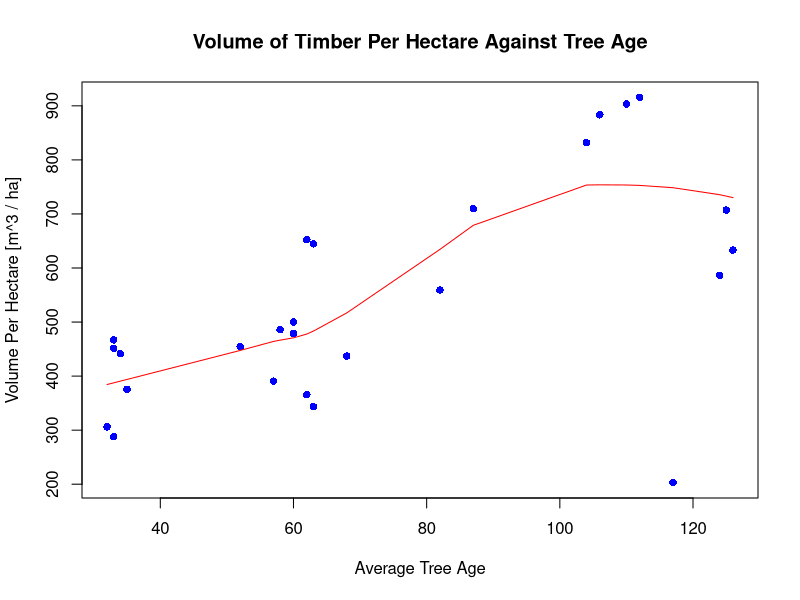
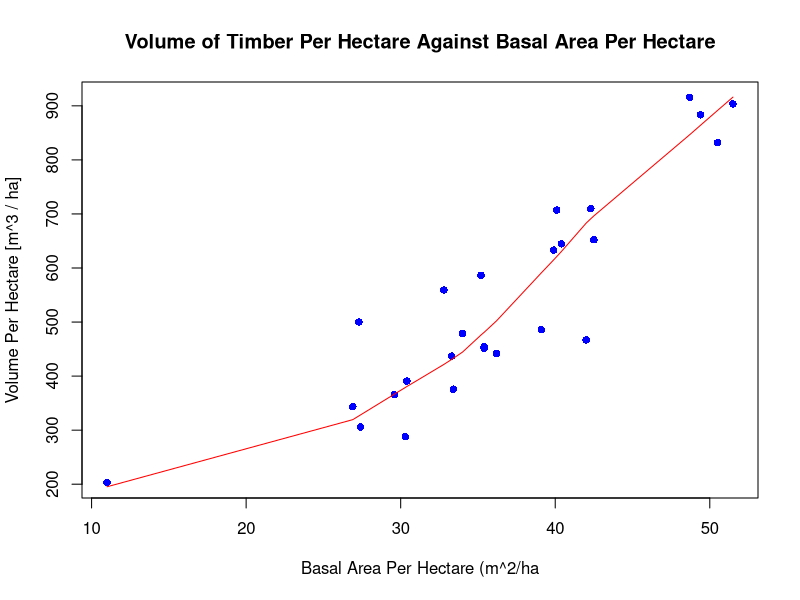
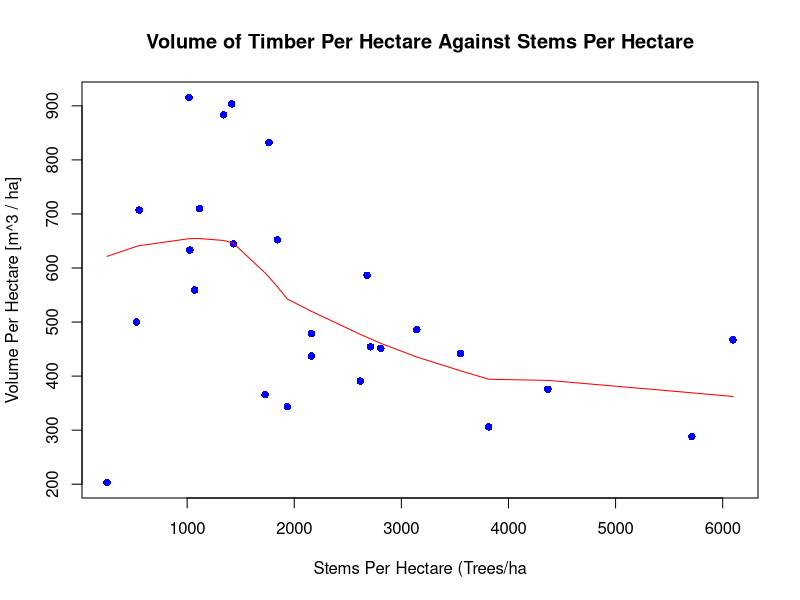
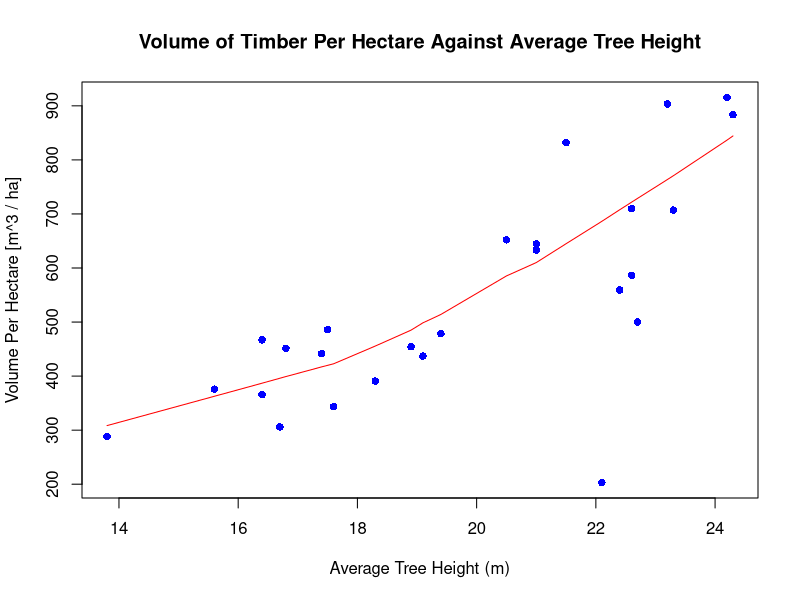
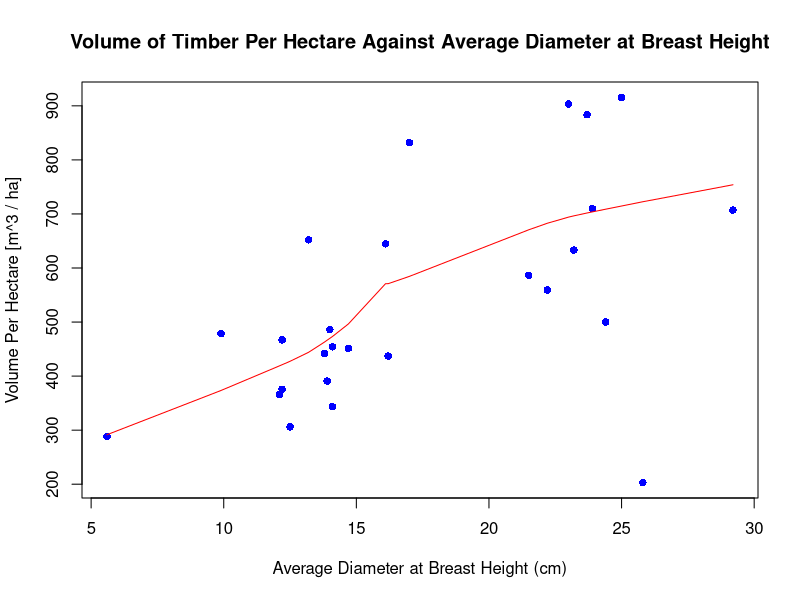
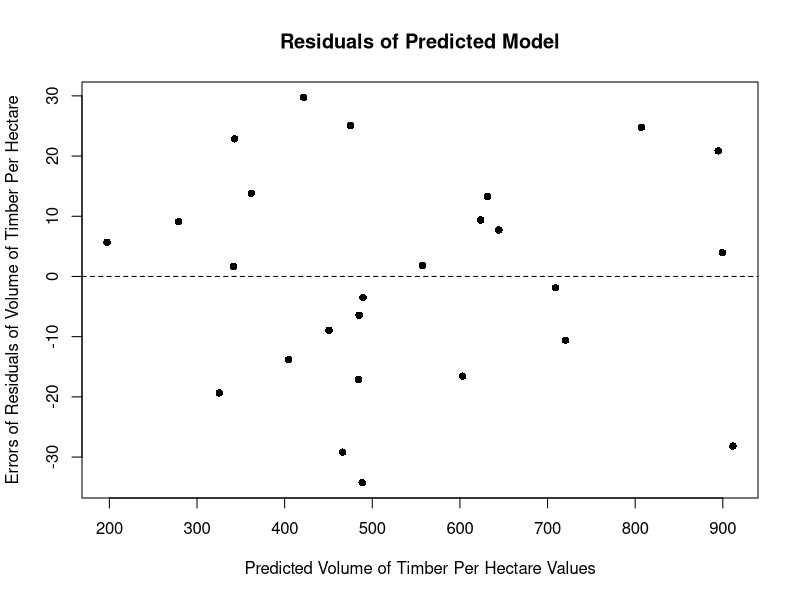
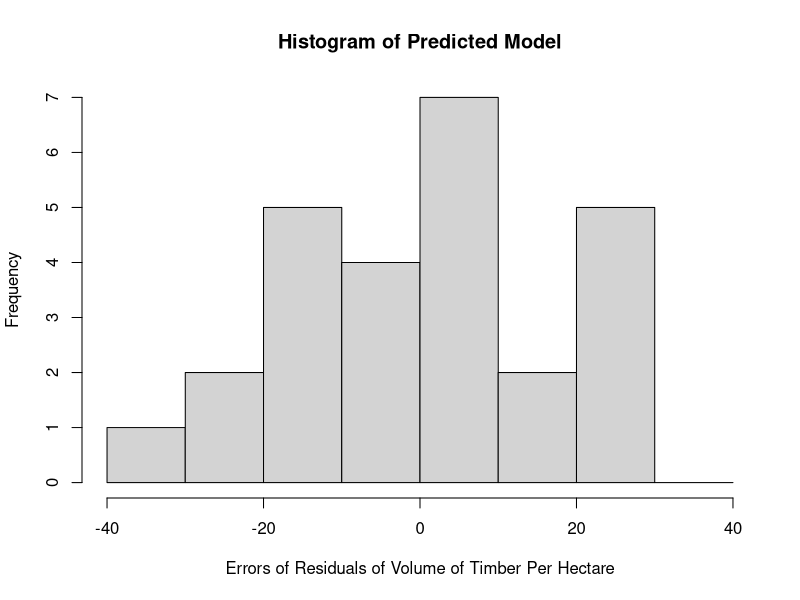
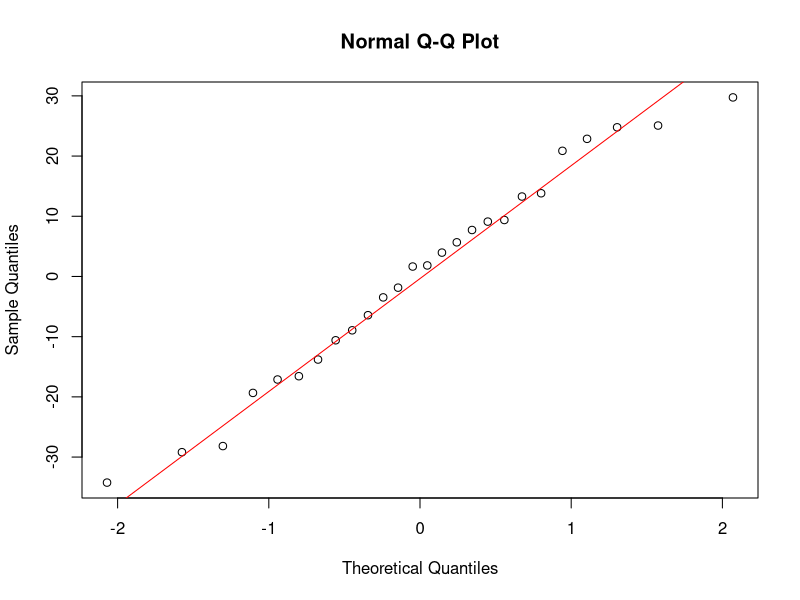

Generate these figures, in order, with R:
######################################################################
# COMM 581 - Assignment 05 - Multiple Linear Regression + Interactions
# Instructor: Martha Essak
# Gurpal Bisra
# Student #: 69295061
# Due date: Oct. 11, 2016 at 11 p.m.
######################################################################

# (1) Interaction Model -- Volha ~ baha + topht + baha*topht
# (2) Log Model (natural log) -- log(volha)  log(baha)  log(topht)
#                   log.volhan ~ log.baha + log.topht
#                   (backtransform predicted yi_hat) --> SSE, SSy which used for pseudo-R^2

# Keep volume of cone in mind, V = (pi*h*r^2)/3

######################################################################

### Question 1 -------------------------------------------------------------------
### 1.	Graph the relationship between each of the potential explanatory variables and the response variable. Describe what you see on each scatterplot (form, direction, strength, outliers). For each variable, state if you would transform the explanatory variable, and if so, which transformation(s) you would try. (1.5 marks)

mydata <- read.csv("Tree_Data.csv", header=TRUE)
    # import data from csv, and declaring header row at top

str(mydata)     
    # 'data.frame':	26 obs. of  6 variables:
    # $ volha  : num  442 376 451 467 306 ...   
    # $ age    : int  34 35 33 33 32 60 60 62 63 82 ... 
    # $ baha   : num  36.2 33.4 35.4 42 27.4 27.3 34 42.5 40.4 32.8 ... 
    # $ stemsha: int  3552 4368 2808 6096 3816 528 2160 1843 1431 1071 ...  
    # $ topht  : num  17.4 15.6 16.8 16.4 16.7 22.7 19.4 20.5 21 22.4 ...    
    # $ dbh    : num  13.8 12.2 14.7 12.2 12.5 24.4 9.9 13.2 16.1 22.2 ...

# Volume of timber per hectare (response variable) in m3 / ha - volha

# Average height of trees (m) - topht
# Average diameter at breast height (cm) - dbh
# Stems per hectare (number of trees per hectare) - stemsha
# Basal area per hectare (obtained from dbh and stems per hectare) m2 / ha - baha
# Average age of trees - age

plot(volha ~ age, data = mydata, col = "blue", pch = 16, main = "Volume of Timber Per Hectare Against Tree Age", xlab="Average Tree Age", ylab="Volume Per Hectare [m^3 / ha]")
    # Determine outliers by plotting a line through data of locally weighted averaged lines where I set the delta value (i.e. want delta as low as possible)
lines(lowess(mydata$age, mydata$volha, delta=0.1), col="red")  

plot(volha ~ baha, data = mydata, col = "blue", pch = 16, main = "Volume of Timber Per Hectare Against Basal Area Per Hectare", xlab="Basal Area Per Hectare (m^2/ha", ylab="Volume Per Hectare [m^3 / ha]")
lines(lowess(mydata$baha, mydata$volha, delta=0.1), col="red")  

plot(volha ~ stemsha, data = mydata, col = "blue", pch = 16, main = "Volume of Timber Per Hectare Against Stems Per Hectare", xlab="Stems Per Hectare (Trees/ha", ylab="Volume Per Hectare [m^3 / ha]")
lines(lowess(mydata$stemsha, mydata$volha, delta=0.1), col="red")  

plot(volha ~ topht, data = mydata, col = "blue", pch = 16, main = "Volume of Timber Per Hectare Against Average Tree Height", xlab="Average Tree Height (m)", ylab="Volume Per Hectare [m^3 / ha]")
lines(lowess(mydata$topht, mydata$volha, delta=0.1), col="red")  

plot(volha ~ dbh, data = mydata, col = "blue", pch = 16, main = "Volume of Timber Per Hectare Against Average Diameter at Breast Height", xlab="Average Diameter at Breast Height (cm)", ylab="Volume Per Hectare [m^3 / ha]")
lines(lowess(mydata$dbh, mydata$volha, delta=0.1), col="red")  

# ================================================================================
# INTERACTION MODEL
# ================================================================================

# 2.	Create a linear model that includes baha, topht and the interaction between the two (Interaction Model). What does the interaction term do in the model? Is this an additive or multiplicative model? (1 mark) 

z1 <- lm(volha ~ baha + topht + baha*topht, data=mydata)
    # fit a multiple linear regression model with the original x-variable and the transformed x-variable
    # New dataset --> temperature, temperature.squared

# --------------------------------------------------------------------------------
# 3.	Using the residual plot, assess the assumptions of linearity and equal variance. Divide the residual plot into 3-4 segments to assess these assumptions. State any concerns you have and their consequences. (0.5 marks)

# Check if relationship is linear
    # Compute residuals of object z1 (linear fit of baha + topht + baha*topht)
resid1 <- resid(z1)
    # Calculate predicted y_hat values
predict1 <- predict(z1)

# Residual plot for model based on original units
plot(resid1 ~ predict1, pch=16, main = "Residuals of Predicted Model", xlab="Predicted Volume of Timber Per Hectare Values", ylab="Errors of Residuals of Volume of Timber Per Hectare")
# Add line Residuals = 0
abline(0, 0, lty=2)

# Assess assumptions of linearity and equal variance

# --------------------------------------------------------------------------------
# 4.	Check the normality assumption using a histogram, normality plot, and normality tests. Adjust the bin width for the histogram to be informative. State any concerns you have and their consequences. (0.5 marks)

# Look at the histogram to see whether the residuals are normally distributed
hist(resid1, breaks = seq(-40, 40, by=10), main = "Histogram of Predicted Model", xlab="Errors of Residuals of Volume of Timber Per Hectare", ylab="Frequency")

# plot(z1)        # get graphs that dont' make sense
qqnorm(resid1)
qqline(resid1, main = "Normal Q-Q plot of residuals", col = "red")

# Normality testing with alpha = 0.05
library(nortest)
shapiro.test(resid1)
ad.test(resid1)
cvm.test(resid1)
lillie.test(resid1)

# Plot yield vs. y_hat
mydata$predict1 <- predict(z1)
mydata$resid1 <- resid(z1)
plot(volha ~ predict1, data = mydata, pch = 16, col = "blue", main = "Volume of Timber Per Hectare Values Similar to Predicted Values", xlab="Predicted Volume of Timber Per Hectare", ylab="Volume of Timber Per Hectare")
# not Q-Q plot, but looking at how well the model matches the data
abline(0,1,lty=2)

# --------------------------------------------------------------------------------
# 6.	Test the significance of the regression. (0.5 marks)

# check if anything worth keeping in: y ~ x1 + x2 + x1*x2
    # If the regression is significant, use t tests to test the co-efficient for each variable
summary(z1)

# F distribution
    # Find the F critical value for numerator degrees of freedom = 1, denominator df = 8, alpha = 0.05
qf(0.95, 3, 22) 
    # Fcritical = 3.049125

# --------------------------------------------------------------------------------
# 7.	Test the significance of the interaction term using a partial F-test - show the calculation of the partial F statistic based on the sums of squares. What does this result mean for the model? (1 mark)

# The drop1() command does these partial F tests for you, dropping one variable at a time.
# I used the drop1() command to determine the partial F-tests, by dropping one variable at a time:
    # Full Model:       	volha ~ baha + topht + baha*topht
    # Reduced Model:    	volha ~ baha + topht (i.e. dropped interaction) 

drop1(z1, test="F") 

# F distribution
    # Find the F critical value for numerator degrees of freedom = 1, denominator df = 8, alpha = 0.05
qf(0.95, 1, 22) 
    # Fcritical = 4.30095

anova(z1)

# --------------------------------------------------------------------------------
# 8.	Calculate the co-efficient of multiple determination (R2) and the standard error of the estimate (root MSE). Check your results with the R output. (0.5 marks)

SSY <- sum((mydata$volha - mean(mydata$volha))^2)
SSY

summary(z1)

# --------------------------------------------------------------------------------
# 9.	Write the equation for the model including the co-efficients from the R output.    (0.5 marks)

# Obtain the coefficients with:
summary(z1)
    # Coefficients:
        # Estimate Std. Error t value Pr(>|t|)    
    # (Intercept) -36.1176   151.7813  -0.238 0.814116    
    # baha         -2.1824     4.3492  -0.502 0.620790    
    # topht         2.5438     7.0644   0.360 0.722212    
    # baha:topht    0.8278     0.1987   4.165 0.000403 ***
        # ---
        # Signif. codes:  0 '***' 0.001 '**' 0.01 '*' 0.05 '.' 0.1 ' ' 1

# --------------------------------------------------------------------------------
# 10.	Using this equation, calculate the predicted volume per hectare for Area A with baha = 30 and topht = 24. Calculate the predicted volume per hectare for Area B with baha = 37 and topht = 20. Use R to obtain the prediction intervals for these point estimates. Which area do you predict will produce higher volume?              (1.5 marks)

# Find the prediction intervals
xnew <- seq(min(mydata$baha), max(mydata$baha), length.out = 100) 
    # create a new vector with 100 different points ranging from your minimum x-value to     your maximum x-value
xnew <- as.data.frame(xnew) 
    # convert this to a dataframe so that you can add additional columns
    # because now we have multiple parameters, temperature and temperature.squared
names(xnew)[1] <- c("baha") 
    # rename the first column to match your original x-variable, I called it temperature     before in the code, so I will     give it the same name now. This makes it easy for R     to match up the new data with the variables that are in the        model
    # names must match!
xnew1 <- seq(min(mydata$topht), max(mydata$topht), length.out = 100) 
xnew1 <- as.data.frame(xnew1) 
names(xnew1)[1] <- c("topht") 

xnew = cbind(xnew, xnew1) 
xnew 
    # This is a good point to view your new data to check that everything is working         properly

ynew.ci <- data.frame(predict(z1, newdata = data.frame(xnew), interval = "prediction", level = 0.95)) 
    # R will calculate the predicted values and  prediction intervals for all the            different new x values that you have provided
ynew.ci
new.values <- cbind(xnew,ynew.ci) 
    # combine the dataframe  with the new x-values and the dataframe with the predicted y    -values and prediction            intervals
new.values 
    # Check that all your columns are what you would expect them to be

### to find max in data frame
# xnew[which.max(xnew$temperature), ]
# ynew.ci[which.max(ynew.ci$fit), ]
    # then it's corresponds to row 50 in xnew is 723.... 

predict(z1, data.frame(baha = 30, topht=24, fit=555.4776),interval = "prediction", level = 0.95)

predict(z1, data.frame(baha = 37, topht=20, fit=546.5816),interval = "prediction", level = 0.95)

# ================================================================================
# LOG MODEL
# ================================================================================

# 11.	Create a linear model that includes log baha and log topht, and uses log volha as the response variable (Log model). Why does this model make sense based on the type of data? (1 mark)

mydata$baha.log <- log(mydata$baha)
mydata$topht.log <- log(mydata$topht)
mydata$volha.log <- log(mydata$volha)

str(mydata)

plot(volha.log ~ baha.log, data = mydata, col = "blue", pch = 16, main = "Log of Volume of Timber Per Hectare Against Log of Basal Area Per Hectare", xlab="Log of Basal Area Per Hectare (transformed m^2/ha)", ylab="Log of Volume Per Hectare [transformed m^3 / ha]")
lines(lowess(mydata$baha.log, mydata$volha.log, delta=0.1), col="red")  

plot(volha.log ~ topht.log, data = mydata, col = "blue", pch = 16, main = "Log of Volume of Timber Per Hectare Against Log of Average Tree Height", xlab="Log of Average Tree Height (transformed m)", ylab="Log of Volume Per Hectare [transformed m^3 / ha]")
lines(lowess(mydata$topht.log, mydata$volha.log, delta=0.1), col="red")  

z2 <- lm(volha.log ~ baha.log + topht.log, data = mydata) 
str(mydata)

# --------------------------------------------------------------------------------
# 12.	Assess the assumptions of linearity, equal variance and normality of errors. (Your conclusions regarding the assumption of independence should be the same for this model because both models are based on the same data). (1 mark)

resid2 <- resid(z2)
predict2 <- predict(z2)

# residual plot for model based on original units
plot(resid2 ~ predict2, pch=16, main = "Residuals of Log-transformed Predicted Model", xlab="Predicted Log-transformed Volume of Timber Per Hectare Values", ylab="Errors of Residuals of Log-transformed Volume of Timber Per Hectare")
# Add line Residuals = 0
abline(0, 0, lty=2)

# Look at the histogram to see whether the residuals are normally distributed
hist(resid2)
hist(resid2, breaks = seq(-0.2, 0.2, by=0.02), main = "Histogram of Log-transformed Predicted Model", xlab="Errors of Residuals of Log-transformed Volume of Timber Per Hectare", ylab="Frequency")

# plot(z1)        # get graphs that dont' make sense
qqnorm(resid2)
qqline(resid2, main = "Normal Q-Q plot of residuals", col = "red")

# Normality testing with alpha = 0.05
library(nortest)
shapiro.test(resid2)
ad.test(resid2)
cvm.test(resid2)
lillie.test(resid2)

# Plot yield vs. y_hat
mydata$predict2 <- predict(z2)
mydata$resid2 <- resid(z2)
plot(volha.log ~ predict2, data = mydata, pch = 16, col = "blue", main = "Log-transformed Volume of Timber Per Hectare Values Similar to Predicted Values", xlab="Predicted Volume of Timber Per Hectare", ylab="Log-transformed Volume of Timber Per Hectare")
# not Q-Q plot, but looking at how well the model matches the data
abline(0,1,lty=2)

# --------------------------------------------------------------------------------
# 13.	Test the significance of the regression. (0.5 marks)

summary(z2)

qf(0.95, 2, 23) 
    # Fcritical = 3.422132

# --------------------------------------------------------------------------------
# 14.	Test each of the explanatory variables using a partial F-test. Show the calculations for the partial F statistic based on the sums of squares. (2 marks)

# z2 <- lm(volha.log ~ baha.log + topht.log, data = mydata) 

# An alternative to t tests is the partial F test
z.baha.log <- lm(volha.log ~ baha.log, data=mydata) 
    # topht.log is removed so that's the variable I am checking
anova(z2, z.baha.log) 
    # Analysis of Variance Table

    # Model 1: volha.log ~ baha.log + topht.log
    # Model 2: volha.log ~ baha.log
    # Res.Df     RSS Df Sum of Sq      F    Pr(>F)    
    # 1     23 0.03435                                  
    # 2     24 0.92241 -1  -0.88806 594.71 < 2.2e-16 ***
        # ---
        # Signif. codes:  0 '***' 0.001 '**' 0.01 '*' 0.05 '.' 0.1 ' ' 1

# Find the F critical value, which uses n-m-1 from the full model. F_r_n-m-1_1-a = F(1)(26-2-1)(0.95).
qf(0.95, 1, 23) 
# Fcritical = 4.30095

anova(z2)

# --------------------------------------------------------------------------------
# An alternative to t tests is the partial F test
z.topht.log <- lm(volha.log ~ topht.log, data=mydata) 
    # baha.log is removed so that's the variable I am checking
anova(z2, z.topht.log) 
# Analysis of Variance Table

# Model 1: volha.log ~ baha.log + topht.log
# Model 2: volha.log ~ baha.log
# Res.Df     RSS Df Sum of Sq      F    Pr(>F)    
# 1     23 0.03435                                  
# 2     24 0.92241 -1  -0.88806 594.71 < 2.2e-16 ***
# ---
# Signif. codes:  0 '***' 0.001 '**' 0.01 '*' 0.05 '.' 0.1 ' ' 1

# Find the F critical value, which uses n-m-1 from the full model. F_r_n-m-1_1-a = F(1)(26-2-1)(0.95).
qf(0.95, 1, 23) 
# Fcritical = 4.30095

# --------------------------------------------------------------------------------
# 15.	Using R, convert the predicted values into their original units. Calculate the SSY, SSreg and SSE in original units. Calculate the pseudo-R2 and the standard error of the estimate (root MSE) based on the SSE in original units. (1 mark)

# backtransform the predicted values into the original units
yhat.original <- exp(predict2) 
yhat.original

yhat.original <- as.data.frame(yhat.original) 
    #make this into a data frame so that you will be able to add it to your        original data frame

mydata.2 <- cbind(mydata, yhat.original) # since these data frames have the same number of rows, they should line up nicely

SSE <- sum((mydata.2$volha - mydata.2$yhat.original)^2)
SSE
SSR <- sum((mean(mydata.2$volha) - mydata.2$yhat.original)^2)
SSR
SSY <- sum((mydata.2$volha - mean(mydata.2$volha))^2)
SSY

# --------------------------------------------------------------------------------
# 16.	In log units, calculate the confidence intervals for the slopes. What would these co-efficients be (in their correct units) if tree volume could be modeled perfectly with the equation for volume of a cone? Do the confidence intervals include these values? (1.5 marks)

summary(z2)

confint(z2, level=0.95) # this is based on the log model, so everything will be in log units

qt(0.975, 24, lower.tail=TRUE )

# --------------------------------------------------------------------------------
# 17.	Write the equation for the model including the co-efficients from the R output.    (0.5 marks)

summary(z2)
# log ((y_i ) ^) = -0.81561 + 0.93369*log(x_1i) + 1.24995*log(x_2i)

# --------------------------------------------------------------------------------
# 18.	Using this equation, calculate the predicted volume per hectare for Area A with baha = 30 and topht = 24. Calculate the predicted volume per hectare for Area B with baha = 37 and topht = 20. Use R to obtain the prediction intervals for these point estimates. Remember to backtransform these values into the original units. Which area do you predict will produce higher volume? (1.5 marks)

# Find the prediction intervals
xnew <- seq(min(mydata.2$baha.log), max(mydata.2$baha.log), length.out = 100) 
# create a new vector with 100 different points ranging from your minimum x-value to     your maximum x-value
xnew <- as.data.frame(xnew) 
# convert this to a dataframe so that you can add additional columns
# because now we have multiple parameters, temperature and temperature.squared
names(xnew)[1] <- c("baha.log") 
# names must match!
xnew1 <- seq(min(mydata.2$topht.log), max(mydata.2$topht.log), length.out = 100) 
xnew1 <- as.data.frame(xnew1) 
names(xnew1)[1] <- c("topht.log") 

xnew = cbind(xnew, xnew1) 
xnew 
# This is a good point to view your new data to check that everything is working         properly

ynew.ci <- data.frame(predict(z2, newdata = data.frame(xnew), interval = "prediction", level = 0.95)) 
# R will calculate the predicted values and  prediction intervals for all the            different new x values that you have provided
ynew.ci
new.values <- cbind(xnew,ynew.ci) 
# combine the dataframe  with the new x-values and the dataframe with the predicted y    -values and prediction            intervals
new.values 
# Check that all your columns are what you would expect them to be

### to find max in data frame
# xnew[which.max(xnew$temperature), ]
# ynew.ci[which.max(ynew.ci$fit), ]
# then it's corresponds to row 50 in xnew is 723.... 

predict(z2, data.frame(baha.log = log(30), topht.log= log(24), fit=6.3324623),interval = "prediction", level = 0.95)

predict(z2, data.frame(baha.log = log(37), topht.log= log(20), fit=6.30038350119),interval = "prediction", level = 0.95)






# ================================================================================
# COMPARING THE MODEL
# ================================================================================

# 19.	Compare the Interaction Model and the Log Model in terms of how well they met assumptions. Does one meet the assumptions better than the other? (0.5 marks)

# --------------------------------------------------------------------------------
# 20.	Compare the co-efficient of determination and standard error of the estimate for the Interaction Model and the Log Model. Which model has a better fit? (0.5 marks)

# --------------------------------------------------------------------------------
# 21.	Discuss how your predictions for Area A and B differed or were similar between the Interaction Model and the Log Model. (0.5 marks)

# --------------------------------------------------------------------------------
# 22.	Which model would you recommend the timber harvest company use for making predictions? Why? (1.5 marks)
